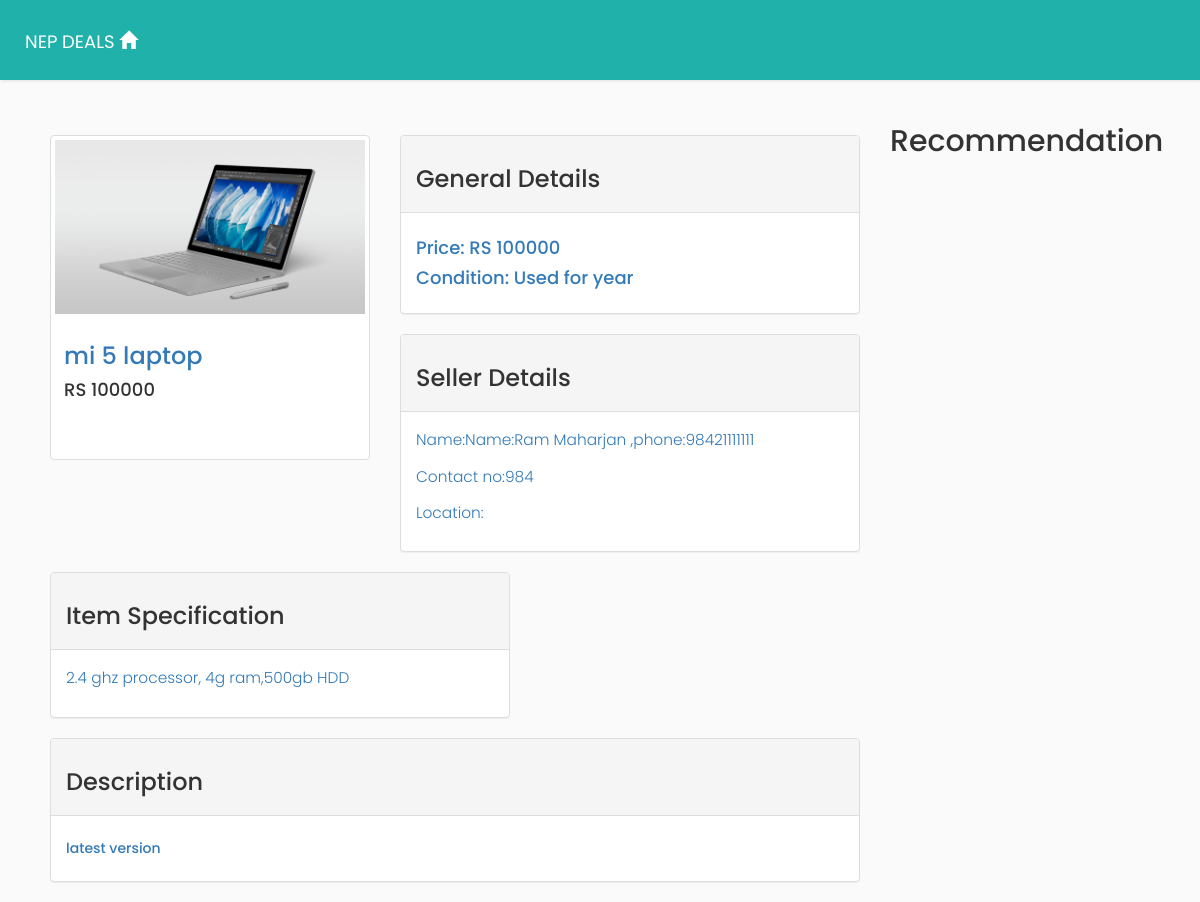
/computer/1, run on the app's committed database.
### computer/models.py (models this page shows, shortened)
class Item(models.Model):
    item_logo = models.FileField()
    item_name = models.CharField(max_length=100)
    item_price = models.IntegerField()
    item_status = models.CharField(max_length=40)
    phone = models.IntegerField(default=984)
    location = models.CharField(max_length=75, default='')
    seller_info = models.CharField(max_length=1000, default='')
    general_detail = models.CharField(max_length=1000, default='')
    description = models.CharField(max_length=1000)
    item_spec = models.CharField(max_length=500, default='')
    delivery = models.CharField(max_length=75)
    category = models.CharField(max_length=75)
    cid = models.IntegerField(default=0)
    def __str__(self):
        return self.seller_info

### computer/views.py (the view)
# urls.py: url(r'^(?P<pk>[0-9]+)$',views.resultview,name='detail'),
def resultview(request, pk):
    data = UserItem.objects.filter(uname=request.user, iid=pk)
    if len(data) is 0:
        data = UserItem(uname=request.user, iid=pk, clicks=1)
        data.save()
    else:
        data[0].clicks += 1
        data[0].save()
    data = {}
    for a in UserItem.objects.all():
        if a.uname in data:
            data[a.uname][a.iid] = a.clicks
        else:
            data[a.uname] = {a.iid: a.clicks}
    recommended = reg_coeff.recommend(str(request.user), 5, reg_coeff.pearson_similarity,data)
    if pk in recommended:
        del pk[recommended]
    print(request.user)
    print(data)
    print(recommended)
    data = Item.objects.get(pk=pk)
    ai_price = data.item_price
    ai_status = data.item_status
    ai_category = data.category
    data.cid = data.cid + 1
    data.save()
    upper_threshold = ai_price + ai_price * 0.1;
    lower_threshold = ai_price - ai_price * 0.1;
    myaidata = Item.objects.filter()
    objects=Item.objects.filter(pk__in=recommended.keys())
    context = {'item': data, 'items': objects, }
    print(context)
    return render(request, 'computer/detail.html', context)

### machine_learning/reg_coeff.py (called while the page is built)
def pearson_similarity(person1, person2,data={}):
    common_ranked_items = [itm for itm in data[person1] if itm in data[person2]]
    n = len(common_ranked_items)
    s1 = sum([data[person1][item] for item in common_ranked_items])
    s2 = sum([data[person2][item] for item in common_ranked_items])
    ss1 = sum([pow(data[person1][item], 2) for item in common_ranked_items])
    ss2 = sum([pow(data[person2][item], 2) for item in common_ranked_items])
    ps = sum([data[person1][item] * data[person2][item] for item in common_ranked_items])
    num = n * ps - (s1 * s2)
    den = math.sqrt((n * ss1 - math.pow(s1, 2)) * (n * ss2 - math.pow(s2, 2)))
    return (num / den) if den != 0 else 0

def recommend(person, bound=4, similarity=pearson_similarity,data={}):
    scores = [(similarity(person, other,data), other) for other in data if other != person]
    scores.sort()
    scores.reverse()
    scores = scores[0:bound]
    recomms = {}
    for sim, other in scores:
        ranked = data[other]
        for itm in ranked:
            if itm not in data[person]:
                weight = sim * ranked[itm]
                if itm in recomms:
                    s, weights = recomms[itm]
                    recomms[itm] = (s + sim, weights + [weight])
                else:
                    recomms[itm] = (sim, [weight])
    for r in recomms:
        sim, item = recomms[r]
        recomms[r] = ((sum(item) / sim) if sim !=0 else 0)
    return recomms

### computer/templates/computer/detail.html (shortened to what this page needs)
{% extends 'category/detailnav.html' %}
{% block body %}
    <div class="col-md-9">
<div id="detailsPage">
     <div class="col-md-5">
    <div class="thumbnail" style="padding-bottom: 40px">
      <a href="{{ item.item_logo.url }}">
        <img  class="img-responsive" src ="{{ item.item_logo.url }}" alt="Lights" style="width:100%" >
        <div class="caption">
          <h3 class="text-primary">{{ item.item_name }}</h3>
            <h4>RS {{item.item_price}}</h4>
        </div>
      </a>
    </div>
  </div>
    <div class="col-md-7" >
<div class="panel panel-default">
    <div class="panel-heading"><h3>General Details</h3></div>
      <div class="panel-body">
          <h4 class="text-primary">Price: RS {{ item.item_price}}</h4>
        <h4 class="text-primary">Condition: {{ item.item_status }}</h4>
      </div>
    </div>
    </div>
 <div class="col-md-7">
<div class="panel panel-default">
    <div class="panel-heading"><h3>Seller Details</h3></div>
      <div class="panel-body">
          <p class="text-primary">Name:{{ item.seller_info}}</p>
          <p class="text-primary">Contact no:{{ item.phone}}</p>
          <p class="text-primary">Location:{{ item.location}}</p>
      </div>
    </div>
    </div>
    <div class="col-md-7">
<div class="panel panel-default">
    <div class="panel-heading"><h3>Item Specification</h3></div>
      <div class="panel-body">
          <p class="text-primary">{{ item.item_spec}}</p>
      </div>
    </div>
    </div>
<div class="col-md-12">
<div class="panel panel-default">
    <div class="panel-heading"><h3>Description</h3></div>
      <div class="panel-body">
          <h5 class="text-primary">
          {{ item.description}}
          </h5>
      </div>
    </div>
    </div>
</div>
    </div>
<div class="col-sn-4">
    <h2>Recommendation</h2>
</div>
{% endblock %}

### category/static/category/style.css (style rules this page uses)
body { font-family: 'Poppins', sans-serif; background: #fafafa; }
p { font-family: 'Poppins', sans-serif; font-size: 1.1em; font-weight: 300; line-height: 1.7em; color: #999; }
a, a:hover, a:focus { color: inherit; text-decoration: none; transition: all 0.3s; }

### computer/templates/computer/detail.html (style rules this page uses)
#detailsPage { padding-top: 30px; }

### data on the page
Item: item_logo (picture), item_name "mi 5 laptop", item_price "100000", item_status "Used for year", seller_info "Name:Ram Maharjan ,phone:98421111111", phone "984", item_spec "2.4 ghz processor, 4g ram,500gb HDD", description "latest version"
